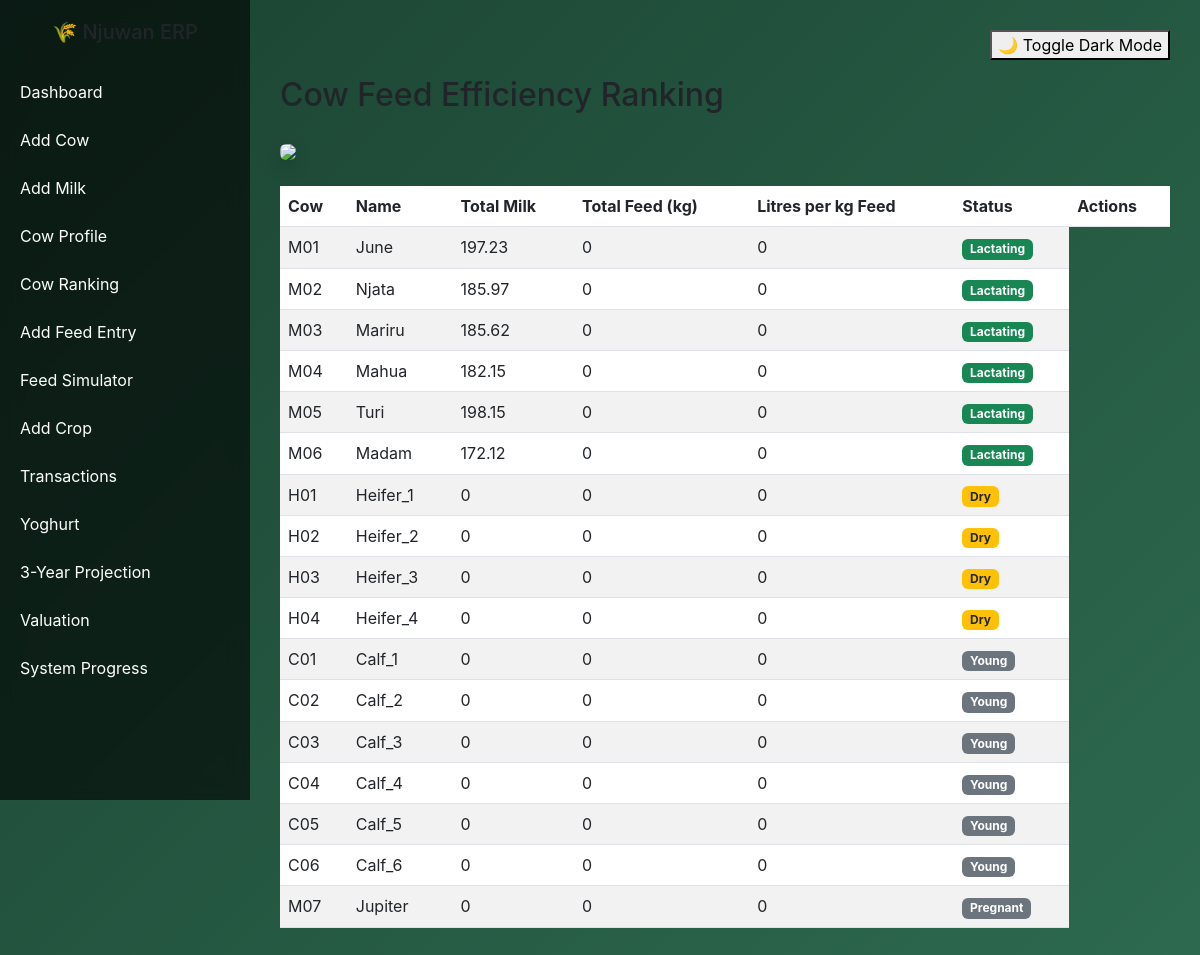
The app's page /cow_efficiency with its own data.
### models.py (models this page shows, shortened)
class Cow(db.Model):
    __tablename__ = "cows"
    id = db.Column(db.Integer, primary_key=True)
    tag_number = db.Column(db.String(50), unique=True)
    name = db.Column(db.String(100))  # New Name Column
    breed = db.Column(db.String(50))
    birth_date = db.Column(db.Date)
    age = db.Column(db.Integer)
    farm_id = db.Column(db.Integer, db.ForeignKey("farms.id"))
    weight_kg = db.Column(db.Float) # Useful for health monitoring
    _status = db.Column("status", db.String(50), default="Lactating")
    @property
    def status(self):
        if self.name and "Calf" in self.name:
            return "Young"
        latest = Breeding.query.filter_by(cow_id=self.id).order_by(Breeding.id.desc()).first()
        if latest and latest.expected_calving:
            from datetime import datetime
            today = datetime.now().date()
            days_to_calving = (latest.expected_calving - today).days
            if 0 < days_to_calving <= 60:
                return "Dry"
            elif days_to_calving > 60:
                return "Pregnant"
        return self._status or "Lactating"
    @status.setter
    def status(self, value):
        self._status = value
    feed_records = db.relationship("Feed", backref="cow", lazy=True)
    milk_records = db.relationship("MilkProduction", backref="cow", lazy='dynamic')
    health_records = db.relationship('HealthRecord', backref='cow', lazy=True)
    vaccinations = db.relationship('Vaccination', backref='cow', lazy=True)
    breeding_records = db.relationship('Breeding', backref='cow', lazy=True)

### app.py (the view)
@app.route("/cow_efficiency")
def cow_efficiency():
    data = cow_feed_efficiency()
    return render_template("cow_efficiency.html", data=data)

### analytics.py (called while the page is built)
def cow_feed_efficiency():
    cows = Cow.query.all()
    results = []
    for cow in cows:
        milk_total = db.session.query(func.sum(MilkProduction.litres)).filter_by(cow_id=cow.id).scalar() or 0
        feed_records = Feed.query.filter_by(cow_id=cow.id).all()
        total_feed = sum(record.qty for record in feed_records) # Use 'qty' as per your Feed model
        efficiency = (milk_total / total_feed) if total_feed > 0 else 0
        results.append({
            "cow": cow.tag_number,
            "name": cow.name,
            "milk": round(milk_total, 2),
            "feed_kg": round(total_feed, 2),
            "efficiency": round(efficiency, 2),
            "status": cow.status
        })
    results.sort(key=lambda x: x["efficiency"], reverse=True)
    return results

### templates/cow_efficiency.html
{% extends "base.html" %}
{% block content %}
<h2 class="mb-4">Cow Feed Efficiency Ranking</h2>
<div class="mb-4">
    <img src="https://images.unsplash.com/photo-1500595046743-cd271d694d30" class="img-fluid rounded shadow">
</div>
<table class="table table-striped">
    <thead>
        <tr>
            <th>Cow</th>
            <th>Name</th>
            <th>Total Milk</th>
            <th>Total Feed (kg)</th>
            <th>Litres per kg Feed</th>
            <th>Status</th> <th>Actions</th>
        </tr>
    </thead>
    <tbody>
        {% for cow in data %}
        <tr>
            <td>{{ cow.cow }}</td>
            <td>{{ cow.name }}</td>
            <td>{{ cow.milk }}</td>
            <td>{{ cow.feed_kg }}</td>
            <td>{{ cow.efficiency }}</td>
            <td>
                {% if cow.status == 'Active' or cow.status == 'Lactating' %}
                <span class="badge bg-success">{{ cow.status }}</span>
                {% elif cow.status == 'Quarantined' %}
                <span class="badge bg-danger">{{ cow.status }}</span>
                {% elif cow.status == 'Dry' %}
                <span class="badge bg-warning text-dark">{{ cow.status }}</span>
                {% else %}
                <span class="badge bg-secondary">{{ cow.status }}</span>
                {% endif %}
            </td>
        </tr>
        {% endfor %}
    </tbody>
</table>
{% endblock %}

### templates/base.html (style rules this page uses)
body { margin: 0; font-family: 'Inter', sans-serif; background: linear-gradient(135deg, #1b4332, #2d6a4f); overflow-x: hidden; }

### records on screen
Cow: cow "M01", name "June", milk "197.23", feed_kg "0", efficiency "0", status "Lactating"
Cow: cow "M02", name "Njata", milk "185.97", feed_kg "0", efficiency "0", status "Lactating"
Cow: cow "M03", name "Mariru", milk "185.62", feed_kg "0", efficiency "0", status "Lactating"
Cow: cow "M04", name "Mahua", milk "182.15", feed_kg "0", efficiency "0", status "Lactating"
Cow: cow "M05", name "Turi", milk "198.15", feed_kg "0", efficiency "0", status "Lactating"
Cow: cow "M06", name "Madam", milk "172.12", feed_kg "0", efficiency "0", status "Lactating"
Cow: cow "H01", name "Heifer_1", milk "0", feed_kg "0", efficiency "0", status "Dry"
Cow: cow "H02", name "Heifer_2", milk "0", feed_kg "0", efficiency "0", status "Dry"
Cow: cow "H03", name "Heifer_3", milk "0", feed_kg "0", efficiency "0", status "Dry"
Cow: cow "H04", name "Heifer_4", milk "0", feed_kg "0", efficiency "0", status "Dry"
Cow: cow "C01", name "Calf_1", milk "0", feed_kg "0", efficiency "0", status "Young"
Cow: cow "C02", name "Calf_2", milk "0", feed_kg "0", efficiency "0", status "Young"
Cow: cow "C03", name "Calf_3", milk "0", feed_kg "0", efficiency "0", status "Young"
Cow: cow "C04", name "Calf_4", milk "0", feed_kg "0", efficiency "0", status "Young"
Cow: cow "C05", name "Calf_5", milk "0", feed_kg "0", efficiency "0", status "Young"
Cow: cow "C06", name "Calf_6", milk "0", feed_kg "0", efficiency "0", status "Young"
Cow: cow "M07", name "Jupiter", milk "0", feed_kg "0", efficiency "0", status "Pregnant"
